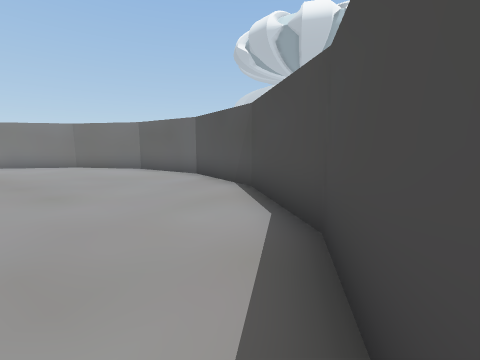
View 1 (above)

12 first-person views from a walk through a 3-D level made in the Unity game engine. The camera is 1.2 m above the floor, tilts 8° down and sees 90° across. The floor is counted in squares, 1.24 m on a side. Each view is taken from the middle of a square. On the plan, view 1 faces up. The plan holds only what a view shows up to about 10 squares ahead; the rest is blank. The place goes on beyond the plan. The player is left out. Door leaves are left out, so doorways stand open.

View 2
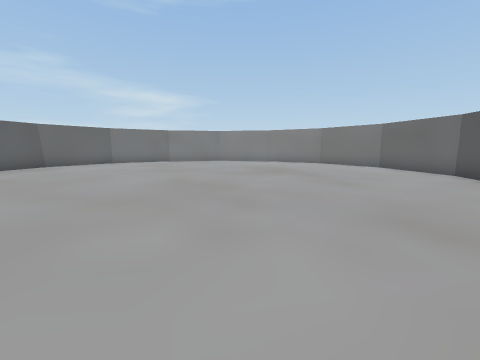

View 3
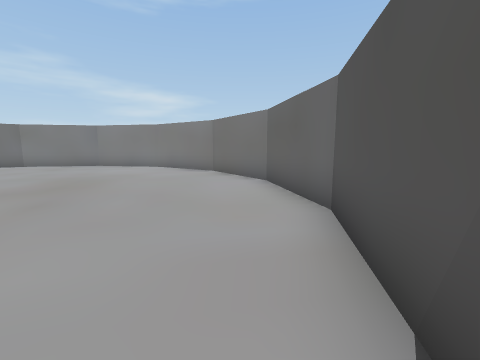

View 4
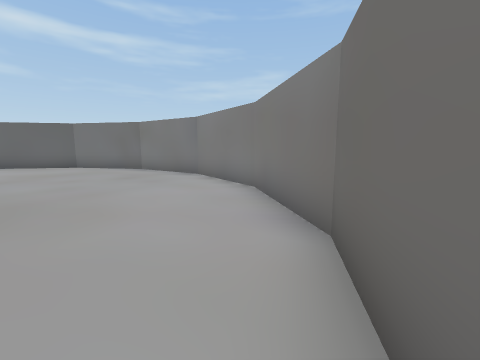

View 5
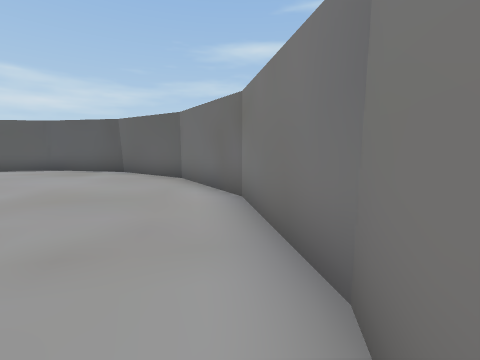

View 6
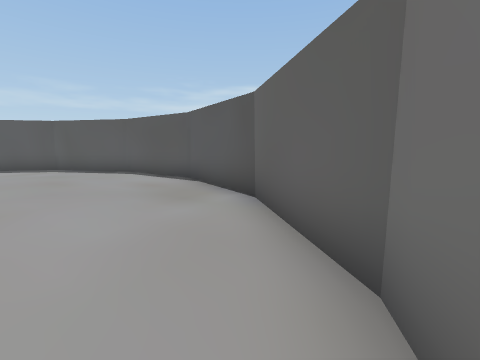

View 7
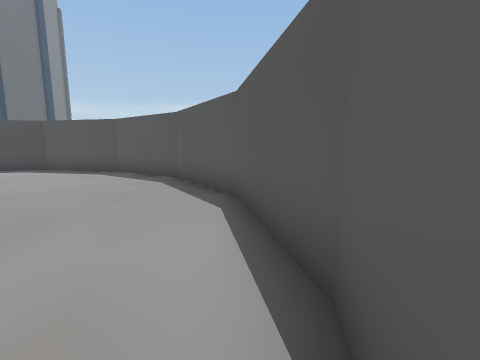

View 8
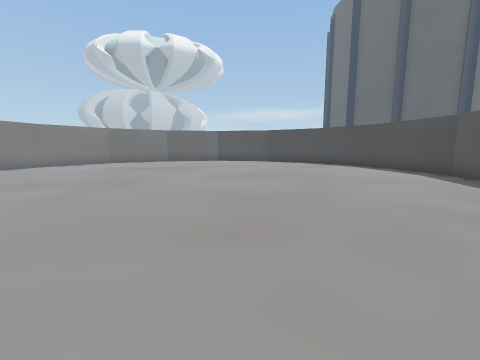

View 9
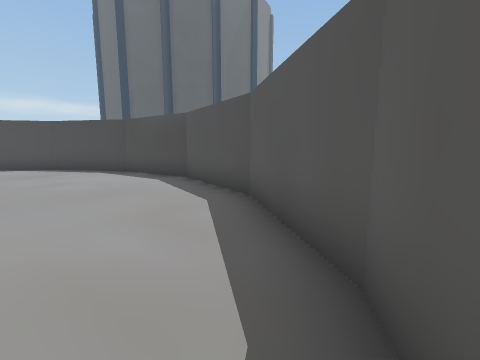

View 10
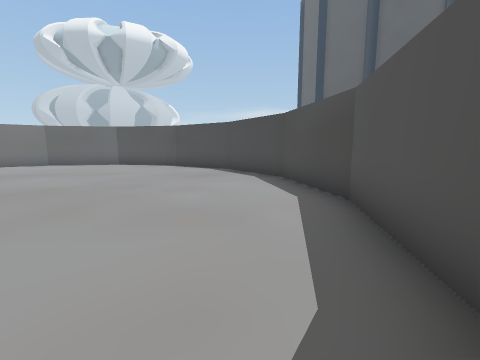

View 11
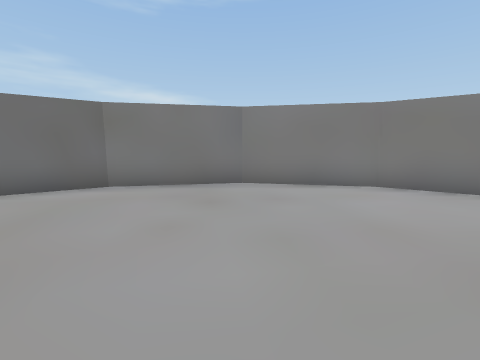

View 12
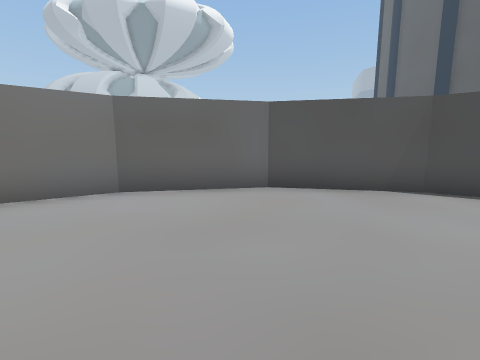

### Floor plan
Points are (right, up) in squares from view 1. A wall is a line through its corners. A room is listed if a view was taken in it or the views show most of it. See-through windows are left out.
Room 1 (views 1, 2, 3, 4, 5, 6, 7, 8, 9, 10, 11, 12)
walls: (-13.4, 8.5) (-15.3, 5.8) (-15.9, 2.6) (-15.3, -0.6) (-13.4, -3.4) (-10.7, -5.2) (-7.5, -5.8) (-4.3, -5.2) (-1.5, -3.4) (0.3, -0.7) (0.9, 2.6) (0.3, 5.8) (-1.5, 8.5) (-4.3, 10.3) (-7.5, 11) (-10.7, 10.4) (-13.4, 8.5)

Positions as (right, up) in squares from view 1, and headings:
1: (0, 0), facing up
2: (-1, -2), facing up-left
3: (0, 5), facing up-left
4: (-5, 10), facing left
5: (-12, 9), facing down-left
6: (-15, 4), facing down
7: (-14, -2), facing down-right
8: (-12, -4), facing up-right
9: (-9, -5), facing right
10: (-6, -5), facing up-right
11: (-9, 4), facing up-left
12: (-6, 5), facing up-right
